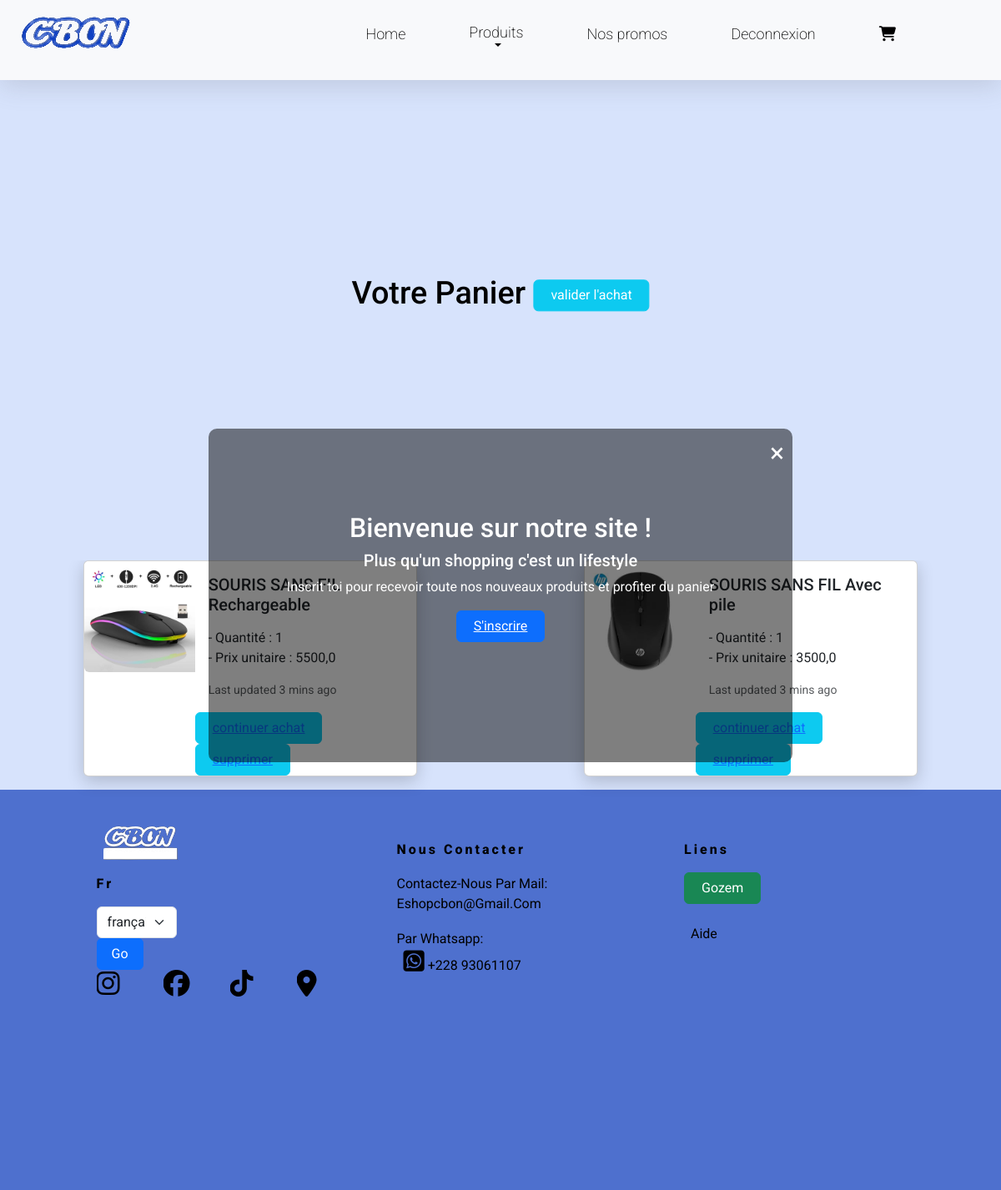
/cart/ (signed in), run on an earlier commit of the app's database.
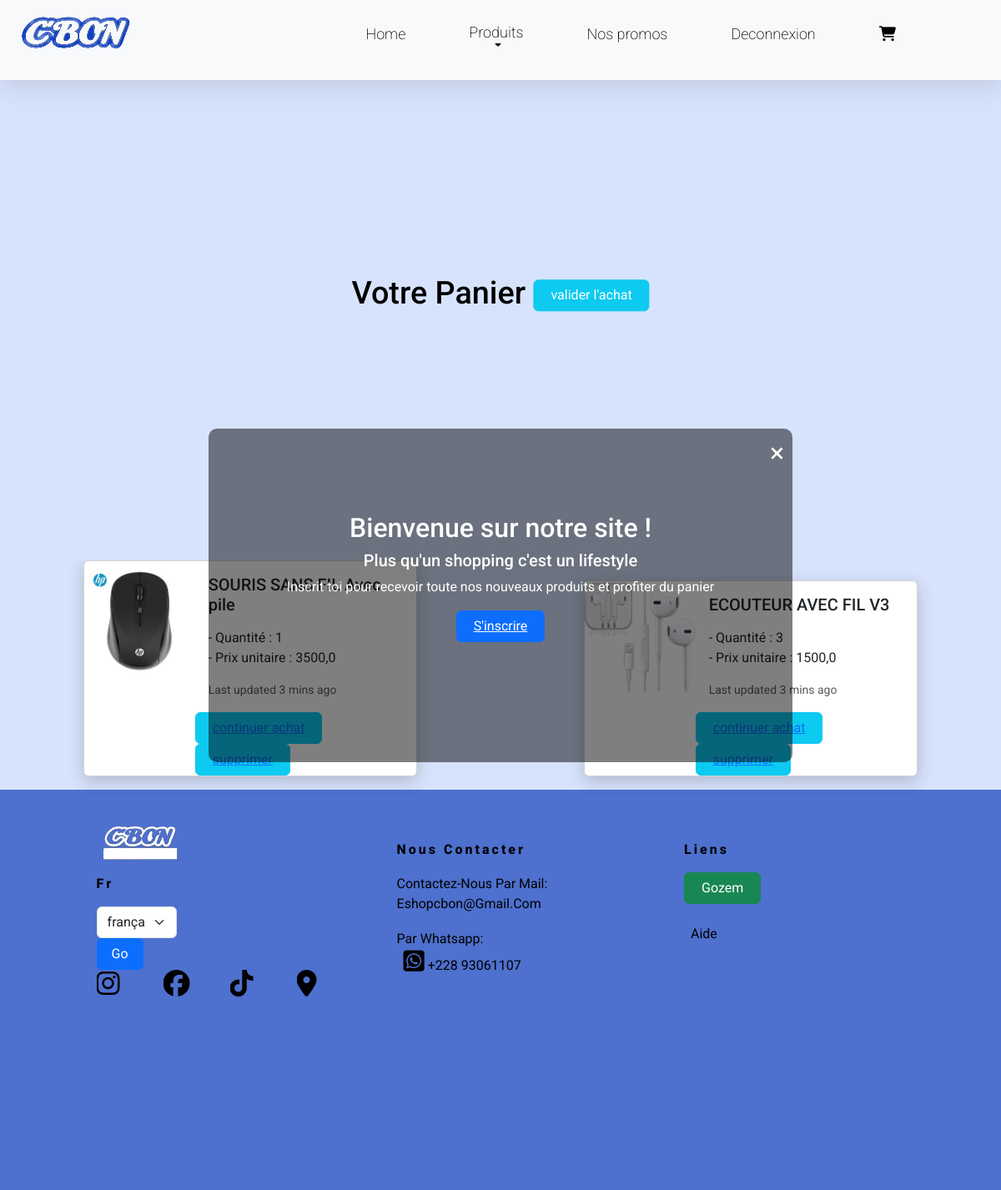
And on a later commit of the database.
### store/models.py (models this page shows, shortened)
class Order(models.Model):
    user= models.ForeignKey(AUTH_USER_MODEL,on_delete= models.CASCADE,blank=True, null=True)
    ordered= models.BooleanField(default=False)
    products= models.ForeignKey( product ,on_delete=models.CASCADE,blank=True,null=True, related_name="order")
    quantity= models.IntegerField(default=1)
    ordered = models.BooleanField( default=False)
    quantity = models.IntegerField(default=1)

class product (models.Model):
    name = models.CharField(max_length=128)
    slug= models.SlugField(max_length=228,default='', unique=True)
    subcategory = models.ForeignKey(SubCategory,on_delete=models.CASCADE,default=True,null=False,related_name='products')
    category = models.ForeignKey(Category,on_delete=models.CASCADE,default=True,null=False,related_name='products')
    prices= models.FloatField(default=0)
    discount_price= models.FloatField(blank=True, null=True)
    instock = models.IntegerField(default=0)
    description = models.TextField(blank=True)
    thumbnail = models.ImageField(upload_to ="product",blank=True ,null=True)

### accounts/views.py (the view)
# urls.py: path('cart/', cart ,name='cart'),
def cart(request):
    mycart = Cart.objects.filter(user=request.user)
    order = Order.objects.filter(user=request.user)
    products =  product.objects.all()
    context = {
        "mycart":mycart,
        "order": order,
        "products":products
    }
    return render(request, "store/cart.html", context)

### accounts/context_processors.py (called while the page is built)
def user_context(request):
    user= get_user(request)
    return{'user': user}

### store/templates/store/cart.html (shortened to what this page needs)
{% extends 'base.html' %}
    {% load i18n %}
{% block content %}
<div class='collection'  >
    <h1 style="text-align: right;position: absolute; top: 50%;left: 50%;transform: translate(-50%, -50%);color:#000000;font-size: 1cm;" >Votre Panier  <button type="button" class="btn btn-info"><a href="{% url 'checkout' %}" style='color:white ;text-decoration:none; list-style: none;' >{% trans "valider l'achat" %}</a></button>
  </h1>
</div>
 <div class='coll' style='background-color: #d7e3fc;display:flex;flex:wrap'>
    {% if mycart %}
        {% for item in mycart %}
            {% for order in item.orders.all %}
                <div class="card mb-3" style="max-width: 400px;">
                    <div class="row g-0">
                        <div class="col-md-4">
                            <img src="{{ order.products.thumbnail.url }}" class="img-fluid rounded-start" alt="{{ order.products.name }}" style="width:150px">
                        </div>
                        <div class="col-md-8">
                            <div class="card-body">
                                <h5 class="card-title">{{ order.products.name }} </h5>
                                <p class="card-text">
                                    <li>- Quantité : {{ order.quantity }} </li>
                                    <li>- Prix unitaire : {{ order.products.prices }}</li>
                                </p>
                                <p class="card-text"><small class="text-body-secondary">Last updated 3 mins ago</small></p>
                            </div>
                            <button type="button" class="btn btn-info"><a href="{% url 'product_list' %}" >{% trans "continuer achat" %}</a></button>
                            <button type="button" class="btn btn-info"><a href="{% url 'delete_cart' order_id=order.id %}" >{% trans "supprimer" %}</a></button>
                        </div>
                    </div>
                </div>
            {% endfor %}
        {% endfor %}
    {% else %}
        <p>Votre panier est vide</p>
    {% endif %}
</div>
  {% endblock  %}

What changed in the data, as far as the page shows it:
removed Order: products.thumbnail (picture), products.name "SOURIS SANS FIL Rechargeable", quantity "1", products.prices "5500,0"
added Order: products.thumbnail (picture), products.name "ECOUTEUR AVEC FIL V3", quantity "3", products.prices "1500,0"
